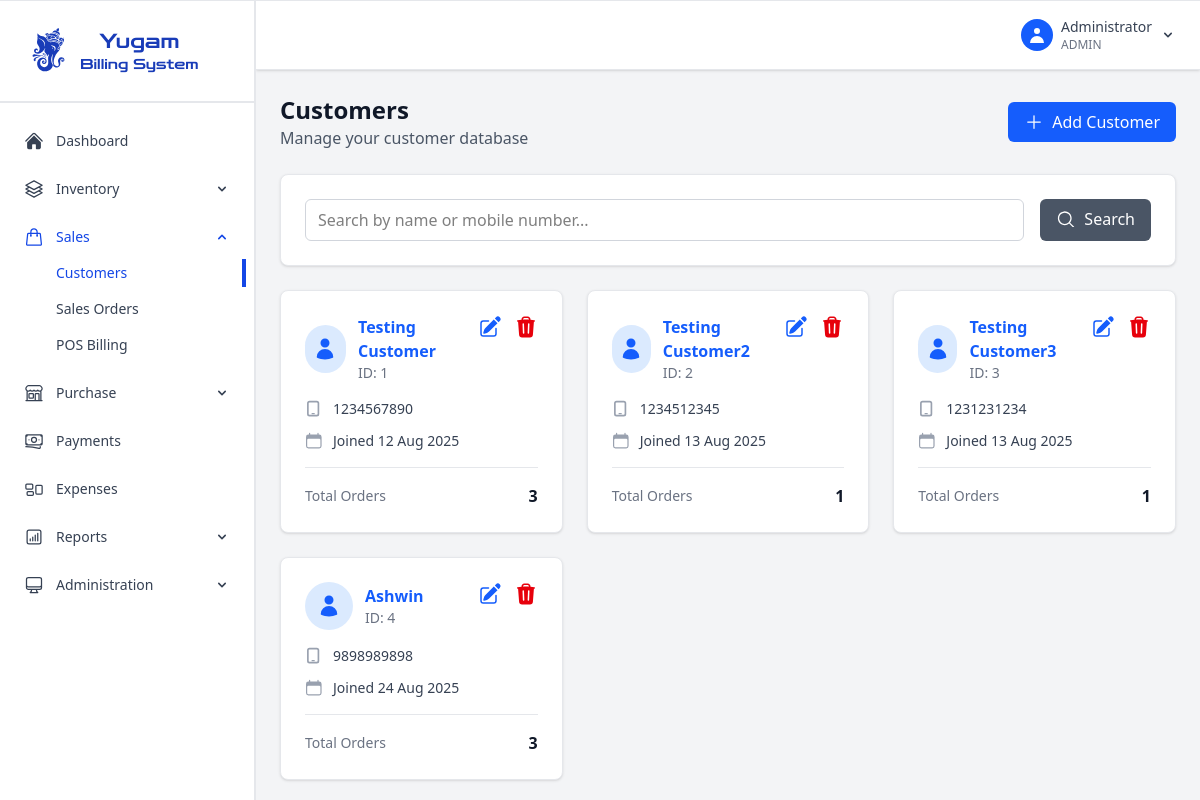
The app's page /customers (signed in), older data.
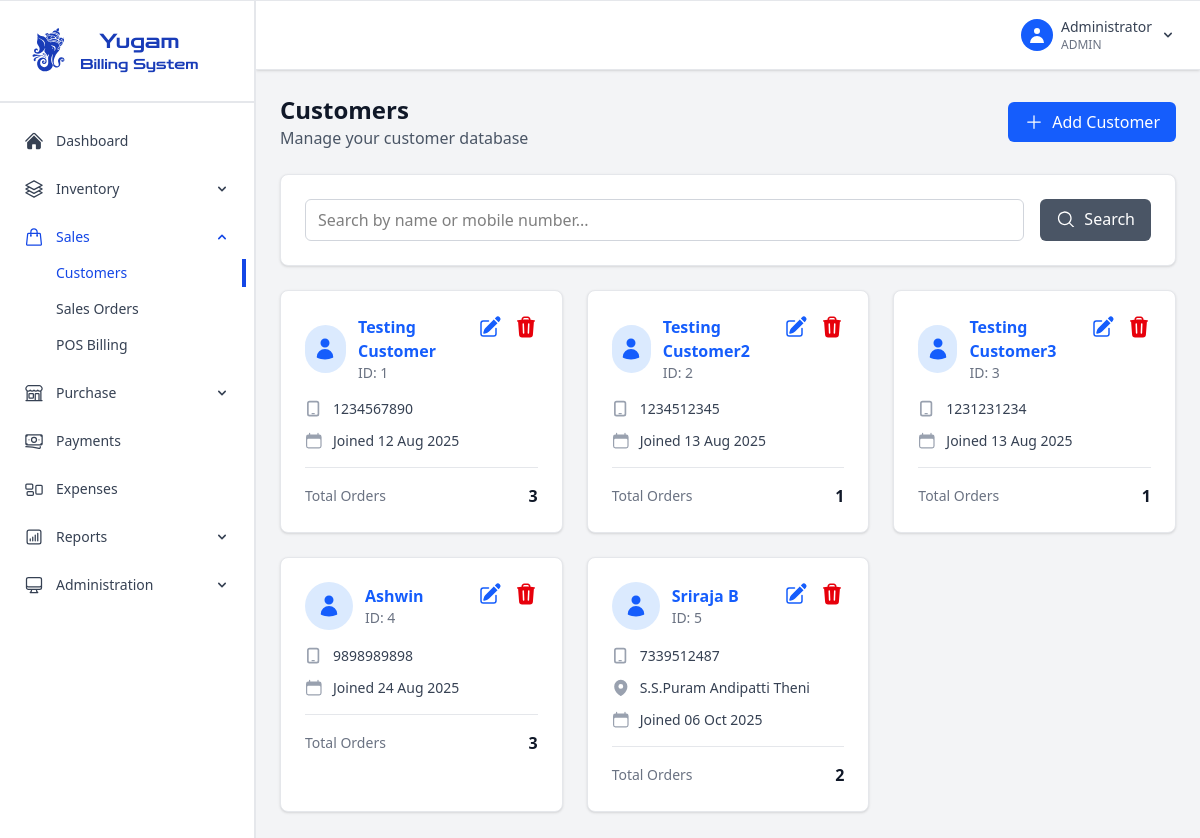
The same page, newer data.
### app.py (models this page shows)
class Customer(db.Model):
    id = db.Column(db.Integer, primary_key=True)
    name = db.Column(db.String(100), nullable=False)
    mobile_number = db.Column(db.String(15), unique=True, nullable=False)
    email = db.Column(db.String(100))
    address = db.Column(db.Text)
    created_at = db.Column(db.DateTime, default=datetime.utcnow)

### app.py (the view, shortened to what this page needs)
@app.route('/customers')
@login_required
def customers():
    page = request.args.get('page', 1, type=int)
    search = request.args.get('search', '', type=str)
    query = Customer.query
    customers = query.paginate(
        page=page, per_page=10, error_out=False
    )
    return render_template('customers.html', customers=customers, search=search)

### app.py (called while the page is built)
@login_manager.user_loader
def load_user(user_id):
    return User.query.get(int(user_id))

@app.context_processor
def inject_datetime():
    return {'datetime': datetime}

### templates/customers.html (shortened to what the changed rows need)
{% extends "base.html" %}
{% block content %}
<div class="space-y-6">
    <div class="flex flex-col sm:flex-row justify-between items-start sm:items-center">
        <div>
            <h1 class="text-2xl font-bold text-gray-900">Customers</h1>
        </div>
    </div>
    <div class="grid grid-cols-1 md:grid-cols-2 lg:grid-cols-3 gap-6">
        {% for customer in customers.items %}
        <div class="bg-white rounded-lg shadow-sm border border-gray-200 p-6 hover:shadow-md transition-shadow">
            <div class="flex justify-between items-start mb-4">
                <div class="flex items-center space-x-3">
                    <div class="w-12 h-12 bg-blue-100 rounded-full flex items-center justify-center">
                        <div class=" text-blue-600 text-xl">
                            </div>
                    </div>
                    <div>
                        <a href="{{ url_for('customer_detail', customer_id=customer.id) }}">
                            <h3 class="font-semibold text-blue-600 hover:text-blue-800 cursor-pointer">{{ customer.name }}</h3>
                        </a>
                        <p class="text-sm text-gray-500">ID: {{ customer.id }}</p>
                    </div>
                </div>
                <div class="flex space-x-3">
                    <a href="{{ url_for('edit_customer', customer_id=customer.id) }}"
                       class="text-blue-600 hover:text-blue-900 transition-colors duration-200">
                    </a>
                    <button class="delete-customer-btn text-red-600 hover:text-red-900 transition-colors duration-200 cursor-pointer"
                            data-customer-id="{{ customer.id }}"
                            data-customer-name="{{ customer.name }}">
                    </button>
                </div>
            </div>
            <div class="space-y-3">
                <div class="flex items-center space-x-2">
                    <div class=" text-gray-400">
                    </div>
                    <span class="text-sm text-gray-700">{{ customer.mobile_number }}</span>
                </div>
                {% if customer.address %}
                <div class="flex items-start space-x-2">
                    <div class="text-gray-400">
                        </div>
                    <span class="text-sm text-gray-700">{{ customer.address[:50] }}{% if customer.address|length > 50 %}...{% endif %}</span>
                </div>
                {% endif %}
                <div class="flex items-center space-x-2">
                    <div class=" text-gray-400">
                        </div>
                    <span class="text-sm text-gray-700">Joined {{ customer.created_at.strftime('%d %b %Y') }}</span>
                </div>
            </div>
            <div class="mt-4 pt-4 border-t border-gray-200">
                <div class="flex justify-between items-center">
                    <span class="text-sm text-gray-500">Total Orders</span>
                    <span class="font-semibold text-gray-900">{{ customer.invoices|length }}</span>
                </div>
            </div>
        </div>
        {% endfor %}
    </div>
</div>
{% endblock %}

Row changes from the older to the newer data that the page shows:
added Customer: name "Sriraja B", id "5", mobile_number "7339512487", address "S.S.Puram Andipatti Theni", created_at "06 Oct 2025", invoices|length "2"
